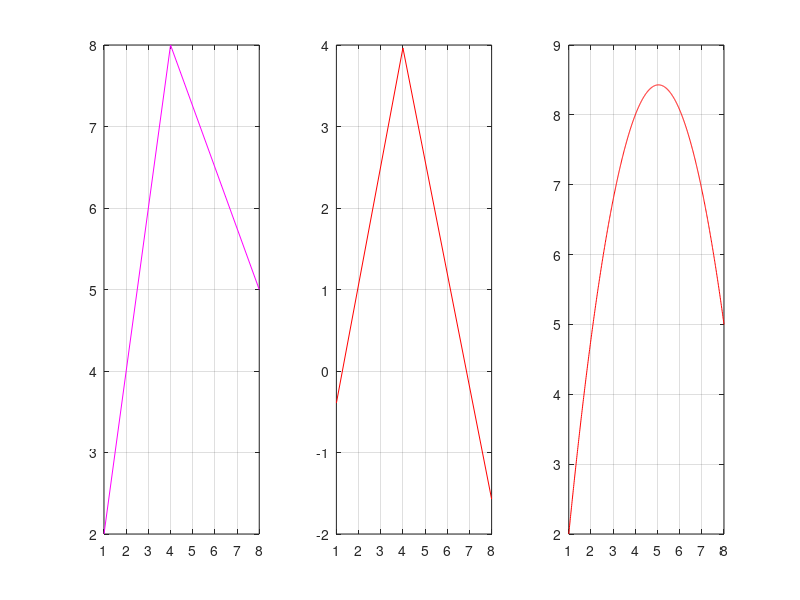

The MATLAB script that drew this image:
clear all
close all
clc

x=[1,4,8]
y=[2,8,5]

figure(1)
subplot(1,3,1);
plot(x,y,'m')
c=polyfit(x,y,2)
hold on
grid on
subplot(1,3,2);
plot(x,c,'r')
grid  on
xp=1:0.01:8
subplot(1,3,3);
p=polyval(c,xp);
plot(xp,p,'r')
grid  on

